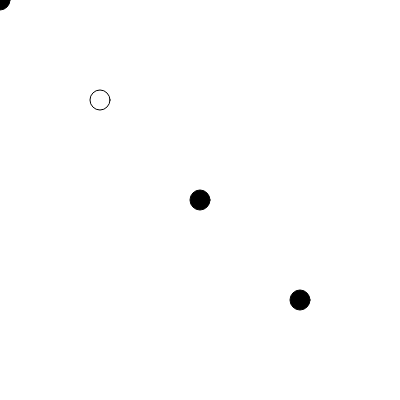
Frame 1 (no input)
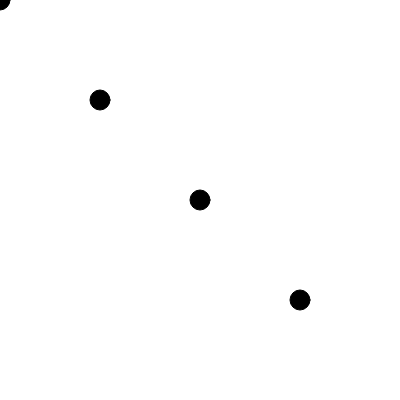
Frame 60 (no input)
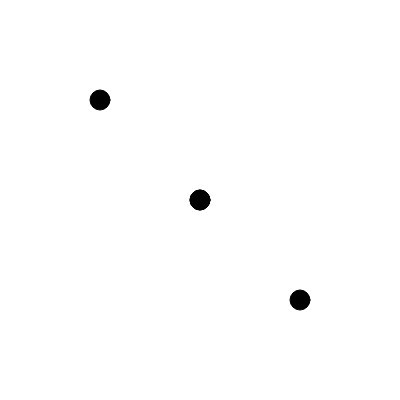
Frame 120 (the mouse pressed at the canvas centre since frame 60)

The p5.js sketch that drew these frames (run headless with seeded random() and noise() and a simulated clock; from frame 60 on, the mouse is pressed at the canvas centre):

// p5.js sketch
// ── sketch.js
var hitzone3 = false;

function setup() {
  createCanvas(400,400);

}

function draw() {
  background(255);

  if(circleHitzone(100,100) == true){
    //order of your parameters is important
    // (xpos, ypos, csize, r, g, b)
    circleColor(random(width), random(height), random(0,200), random(0,255), random(0,255), random(255));

    for (var i = 0; i < 500; i++) {
        circleColor(random(width), random(height), random(0,200), random(0,255), random(0,255), random(255));
    }
  }

  // creates a lag when the mouse moves because it updates the page ONCE every SECOND
  // frameRate(1);



  fill("black");
  ellipse(mouseX, mouseY, 20, 20);

  circleHitzone(200,200);


  hello();
  goodbye("zeven");

  circleHitzone(300,300);
  if(hitzone3 == true){
    rect(100,100,100,100);
  }
} // end of draw

function mousePressed() {
  if(circleHitzone(300,300) == true){
    // rect(100,100,100,100);
    hitzone3 = true;
  } else {
    hitzone3 = false;
  }
}

function hello(){
  console.log("hello");
}

// we want to pass some data into this function
// we are going to have a message that we are going to send through goodbye
// we are creating a variable in the parentheses. We are creating a variable "message" that is only available in this function
function goodbye(message) {
  console.log("goodbye " + message);
}

function circleColor(xpos, ypos, csize, r, g, b) {
  fill(r, g, b);
  ellipse(xpos, ypos, csize, csize);
}

function circleHitzone(distX, distY) {
  var curDist = dist(mouseX, mouseY, distX, distY);
  console.log("curDist " + curDist);
  ellipse(distX, distY, 20,20);

  // return curDist;

  if(curDist < 10){
    return true;
  } else {
    return false;
  }

}
